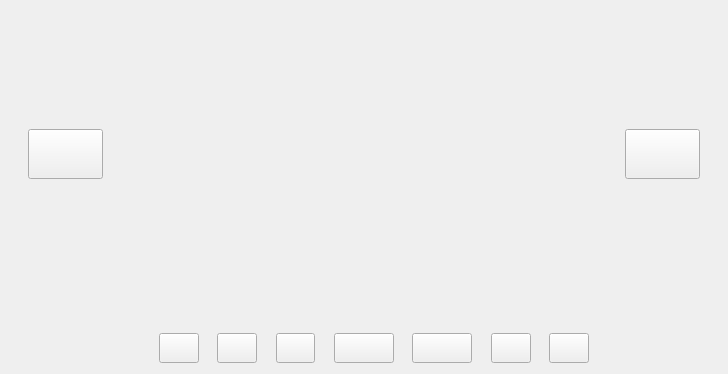
<?xml version="1.0" encoding="UTF-8"?>
<ui version="4.0">
 <class>Photos</class>
 <widget class="QWidget" name="Photos">
  <property name="geometry">
   <rect>
    <x>0</x>
    <y>0</y>
    <width>728</width>
    <height>374</height>
   </rect>
  </property>
  <property name="minimumSize">
   <size>
    <width>720</width>
    <height>360</height>
   </size>
  </property>
  <property name="windowTitle">
   <string>Photos</string>
  </property>
  <layout class="QGridLayout" name="gridLayout">
   <item row="0" column="0">
    <layout class="QVBoxLayout" name="verticalLayout">
     <item>
      <spacer name="verticalSpacer_2">
       <property name="orientation">
        <enum>Qt::Vertical</enum>
       </property>
       <property name="sizeType">
        <enum>QSizePolicy::MinimumExpanding</enum>
       </property>
       <property name="sizeHint" stdset="0">
        <size>
         <width>20</width>
         <height>98</height>
        </size>
       </property>
      </spacer>
     </item>
     <item>
      <layout class="QHBoxLayout" name="horizontalLayout_2">
       <item>
        <spacer name="horizontalSpacer">
         <property name="orientation">
          <enum>Qt::Horizontal</enum>
         </property>
         <property name="sizeType">
          <enum>QSizePolicy::Maximum</enum>
         </property>
         <property name="sizeHint" stdset="0">
          <size>
           <width>17</width>
           <height>20</height>
          </size>
         </property>
        </spacer>
       </item>
       <item>
        <widget class="QPushButton" name="previous_Button">
         <property name="minimumSize">
          <size>
           <width>75</width>
           <height>50</height>
          </size>
         </property>
         <property name="text">
          <string/>
         </property>
        </widget>
       </item>
       <item>
        <spacer name="horizontalSpacer_3">
         <property name="orientation">
          <enum>Qt::Horizontal</enum>
         </property>
         <property name="sizeType">
          <enum>QSizePolicy::MinimumExpanding</enum>
         </property>
         <property name="sizeHint" stdset="0">
          <size>
           <width>508</width>
           <height>20</height>
          </size>
         </property>
        </spacer>
       </item>
       <item>
        <widget class="QPushButton" name="next_Button">
         <property name="minimumSize">
          <size>
           <width>75</width>
           <height>50</height>
          </size>
         </property>
         <property name="text">
          <string/>
         </property>
        </widget>
       </item>
       <item>
        <spacer name="horizontalSpacer_2">
         <property name="orientation">
          <enum>Qt::Horizontal</enum>
         </property>
         <property name="sizeType">
          <enum>QSizePolicy::Maximum</enum>
         </property>
         <property name="sizeHint" stdset="0">
          <size>
           <width>17</width>
           <height>20</height>
          </size>
         </property>
        </spacer>
       </item>
      </layout>
     </item>
     <item>
      <spacer name="verticalSpacer">
       <property name="orientation">
        <enum>Qt::Vertical</enum>
       </property>
       <property name="sizeType">
        <enum>QSizePolicy::MinimumExpanding</enum>
       </property>
       <property name="sizeHint" stdset="0">
        <size>
         <width>17</width>
         <height>148</height>
        </size>
       </property>
      </spacer>
     </item>
     <item>
      <layout class="QHBoxLayout" name="horizontalLayout">
       <item>
        <spacer name="horizontalSpacer_8">
         <property name="orientation">
          <enum>Qt::Horizontal</enum>
         </property>
         <property name="sizeType">
          <enum>QSizePolicy::MinimumExpanding</enum>
         </property>
         <property name="sizeHint" stdset="0">
          <size>
           <width>148</width>
           <height>20</height>
          </size>
         </property>
        </spacer>
       </item>
       <item>
        <widget class="QPushButton" name="adjust_pushButton">
         <property name="minimumSize">
          <size>
           <width>35</width>
           <height>30</height>
          </size>
         </property>
         <property name="text">
          <string/>
         </property>
        </widget>
       </item>
       <item>
        <spacer name="horizontalSpacer_11">
         <property name="orientation">
          <enum>Qt::Horizontal</enum>
         </property>
         <property name="sizeType">
          <enum>QSizePolicy::Maximum</enum>
         </property>
         <property name="sizeHint" stdset="0">
          <size>
           <width>13</width>
           <height>27</height>
          </size>
         </property>
        </spacer>
       </item>
       <item>
        <widget class="QPushButton" name="expand_pushButton">
         <property name="minimumSize">
          <size>
           <width>35</width>
           <height>30</height>
          </size>
         </property>
         <property name="text">
          <string/>
         </property>
        </widget>
       </item>
       <item>
        <spacer name="horizontalSpacer_4">
         <property name="orientation">
          <enum>Qt::Horizontal</enum>
         </property>
         <property name="sizeType">
          <enum>QSizePolicy::Maximum</enum>
         </property>
         <property name="sizeHint" stdset="0">
          <size>
           <width>13</width>
           <height>27</height>
          </size>
         </property>
        </spacer>
       </item>
       <item>
        <widget class="QPushButton" name="narrow_pushButton">
         <property name="minimumSize">
          <size>
           <width>35</width>
           <height>30</height>
          </size>
         </property>
         <property name="text">
          <string/>
         </property>
        </widget>
       </item>
       <item>
        <spacer name="horizontalSpacer_5">
         <property name="orientation">
          <enum>Qt::Horizontal</enum>
         </property>
         <property name="sizeType">
          <enum>QSizePolicy::Maximum</enum>
         </property>
         <property name="sizeHint" stdset="0">
          <size>
           <width>13</width>
           <height>27</height>
          </size>
         </property>
        </spacer>
       </item>
       <item>
        <widget class="QPushButton" name="previous_pushButton">
         <property name="minimumSize">
          <size>
           <width>60</width>
           <height>30</height>
          </size>
         </property>
         <property name="text">
          <string/>
         </property>
        </widget>
       </item>
       <item>
        <spacer name="horizontalSpacer_6">
         <property name="orientation">
          <enum>Qt::Horizontal</enum>
         </property>
         <property name="sizeType">
          <enum>QSizePolicy::Maximum</enum>
         </property>
         <property name="sizeHint" stdset="0">
          <size>
           <width>13</width>
           <height>27</height>
          </size>
         </property>
        </spacer>
       </item>
       <item>
        <widget class="QPushButton" name="next_pushButton">
         <property name="minimumSize">
          <size>
           <width>60</width>
           <height>30</height>
          </size>
         </property>
         <property name="text">
          <string/>
         </property>
        </widget>
       </item>
       <item>
        <spacer name="horizontalSpacer_7">
         <property name="orientation">
          <enum>Qt::Horizontal</enum>
         </property>
         <property name="sizeType">
          <enum>QSizePolicy::Maximum</enum>
         </property>
         <property name="sizeHint" stdset="0">
          <size>
           <width>13</width>
           <height>27</height>
          </size>
         </property>
        </spacer>
       </item>
       <item>
        <widget class="QPushButton" name="open_pushButton">
         <property name="minimumSize">
          <size>
           <width>35</width>
           <height>30</height>
          </size>
         </property>
         <property name="text">
          <string/>
         </property>
        </widget>
       </item>
       <item>
        <spacer name="horizontalSpacer_10">
         <property name="orientation">
          <enum>Qt::Horizontal</enum>
         </property>
         <property name="sizeType">
          <enum>QSizePolicy::Maximum</enum>
         </property>
         <property name="sizeHint" stdset="0">
          <size>
           <width>13</width>
           <height>27</height>
          </size>
         </property>
        </spacer>
       </item>
       <item>
        <widget class="QPushButton" name="delete_pushButton">
         <property name="minimumSize">
          <size>
           <width>35</width>
           <height>30</height>
          </size>
         </property>
         <property name="text">
          <string/>
         </property>
        </widget>
       </item>
       <item>
        <spacer name="horizontalSpacer_9">
         <property name="orientation">
          <enum>Qt::Horizontal</enum>
         </property>
         <property name="sizeType">
          <enum>QSizePolicy::MinimumExpanding</enum>
         </property>
         <property name="sizeHint" stdset="0">
          <size>
           <width>128</width>
           <height>20</height>
          </size>
         </property>
        </spacer>
       </item>
      </layout>
     </item>
    </layout>
   </item>
  </layout>
 </widget>
 <resources/>
 <connections/>
</ui>
